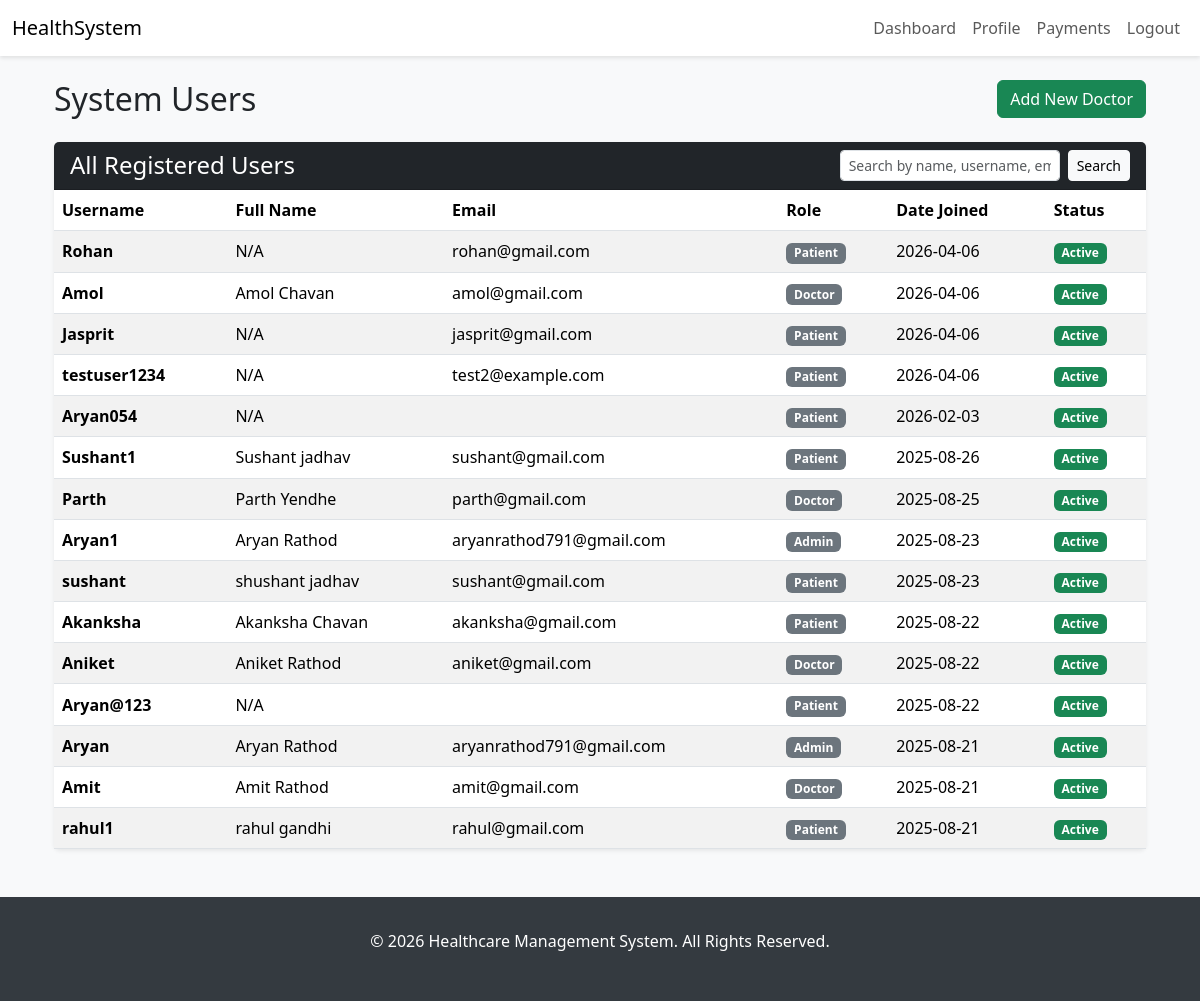
Page /users/ (signed in) on the earlier database version.
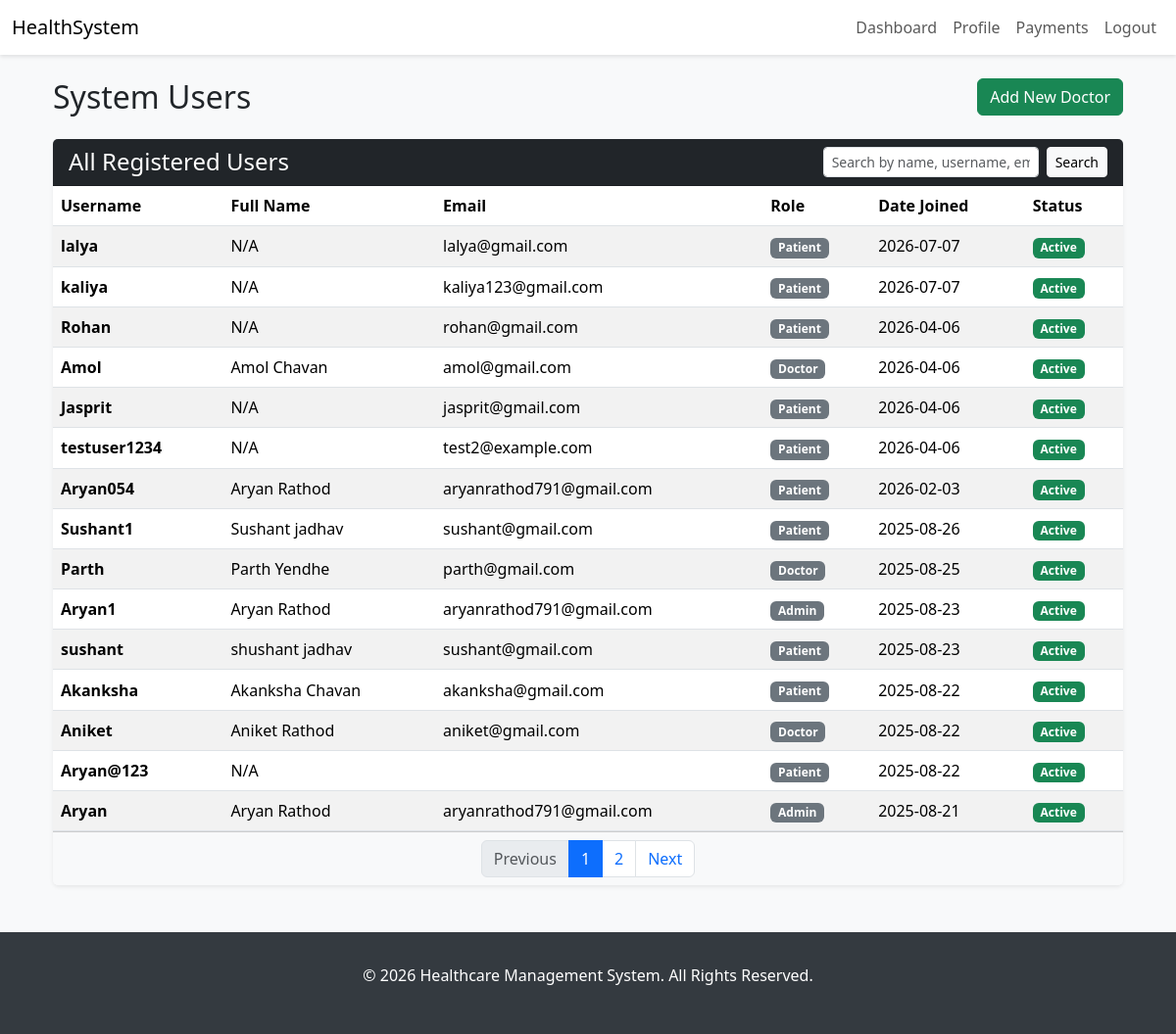
Same page on the later database version.
### core/models.py (models this page shows)
class User(AbstractUser):
    ROLE_CHOICES = [
        ('patient', 'Patient'),
        ('doctor', 'Doctor'),
        ('admin', 'Admin'),
    ]
    role = models.CharField(max_length=10, choices=ROLE_CHOICES, default='patient')
    phone = models.CharField(
        max_length=15,
        blank=True,
        null=True,
        validators=[RegexValidator(r'^\+?1?\d{9,15}$', 'Enter a valid phone number.')]
    )
    is_verified = models.BooleanField(default=False)
    def get_role_display(self):
        return dict(self.ROLE_CHOICES).get(self.role, 'Patient')

### core/views.py (the view, shortened to what this page needs)
# urls.py: path("users/", views.user_list, name="user_list"),
@user_passes_test(is_admin)
def user_list(request):
    queryset = User.objects.all().order_by("-date_joined")
    search_query = request.GET.get('q', '')
    paginator = Paginator(queryset, 15) # Show 15 users per page
    page_number = request.GET.get('page')
    page_obj = paginator.get_page(page_number)
    context = {
        'page_obj': page_obj,
        'search_query': search_query,
    }
    return render(request, "user_list.html", context)

### core/views.py (called while the page is built)
def is_admin(user): return user.is_authenticated and (user.role == 'admin' or user.is_superuser)

### templates/user_list.html (shortened to what this page needs)
{% extends 'base.html' %}
{% block content %}
<div class="container-fluid">
    <div class="d-flex justify-content-between align-items-center mb-4">
        <h2 class="mb-0">System Users</h2>
        <a href="{% url 'add_doctor' %}" class="btn btn-success">Add New Doctor</a>
    </div>
    <div class="card shadow-sm">
        <div class="card-header bg-dark text-white d-flex justify-content-between align-items-center">
            <h4 class="mb-0">All Registered Users</h4>
            <form method="get" class="d-flex">
                <input type="text" name="q" class="form-control form-control-sm me-2"
                       placeholder="Search by name, username, email..."
                       value="{{ search_query|default:'' }}">
                <button type="submit" class="btn btn-sm btn-light">Search</button>
            </form>
        </div>
        <div class="card-body p-0">
            <div class="table-responsive">
                <table class="table table-striped table-hover mb-0">
                    <thead>
                        <tr>
                            <th>Username</th>
                            <th>Full Name</th>
                            <th>Email</th>
                            <th>Role</th>
                            <th>Date Joined</th>
                            <th>Status</th>
                        </tr>
                    </thead>
                    <tbody>
                        {% for u in page_obj %}
                        <tr>
                            <td class="align-middle"><strong>{{ u.username }}</strong></td>
                            <td class="align-middle">{{ u.get_full_name|default:"N/A" }}</td>
                            <td class="align-middle">{{ u.email }}</td>
                            <td class="align-middle"><span class="badge bg-secondary">{{ u.get_role_display }}</span></td>
                            <td class="align-middle">{{ u.date_joined|date:"Y-m-d" }}</td>
                            <td class="align-middle">
                                {% if u.is_active %}
                                    <span class="badge bg-success">Active</span>
                                {% else %}
                                    <span class="badge bg-danger">Inactive</span>
                                {% endif %}
                            </td>
                        </tr>
                        {% endfor %}
                    </tbody>
                </table>
            </div>
        </div>
        {% if page_obj.has_other_pages %}
        <div class="card-footer bg-light">
            <nav>
                <ul class="pagination justify-content-center mb-0">
                    {% if page_obj.has_previous %}
                        <li class="page-item"><a class="page-link" href="?page={{ page_obj.previous_page_number }}{% if search_query %}&q={{ search_query }}{% endif %}">Previous</a></li>
                    {% else %}
                        <li class="page-item disabled"><span class="page-link">Previous</span></li>
                    {% endif %}
                    {% for i in page_obj.paginator.page_range %}
                        <li class="page-item {% if page_obj.number == i %}active{% endif %}">
                            <a class="page-link" href="?page={{ i }}{% if search_query %}&q={{ search_query }}{% endif %}">{{ i }}</a>
                        </li>
                    {% endfor %}
                    {% if page_obj.has_next %}
                        <li class="page-item"><a class="page-link" href="?page={{ page_obj.next_page_number }}{% if search_query %}&q={{ search_query }}{% endif %}">Next</a></li>
                    {% else %}
                        <li class="page-item disabled"><span class="page-link">Next</span></li>
                    {% endif %}
                </ul>
            </nav>
        </div>
        {% endif %}
    </div>
</div>
{% endblock %}

Differences in the rows shown:
no longer on this page (row unchanged): User: username "Amit", get_full_name "Amit Rathod", email "amit@gmail.com", role "Doctor", date_joined "2025-08-21", is_active "Active"
no longer on this page (row unchanged): User: username "rahul1", get_full_name "rahul gandhi", email "rahul@gmail.com", role "Patient", date_joined "2025-08-21", is_active "Active"
added User: username "lalya", get_full_name "N/A", email "lalya@gmail.com", role "Patient", date_joined "2026-07-07", is_active "Active"
added User: username "kaliya", get_full_name "N/A", email "kaliya123@gmail.com", role "Patient", date_joined "2026-07-07", is_active "Active"
changed User "Aryan054": get_full_name "N/A" → "Aryan Rathod"; email (not shown) → "aryanrathod791@gmail.com"
Other differences:
text now shown: "Previous Next"
new list line: "1"
new list line: "2"
